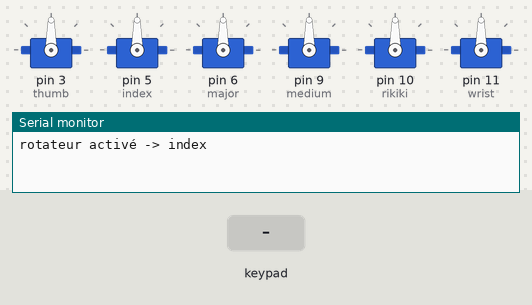
This sketch was run on a simulated Arduino Uno, built with avr-gcc and run on an emulated ATmega328P. Shown: 6 × servo, the last lines printed to the serial monitor. Inputs (shaded band) come from the test bench.

Above: at 1.2 s.
1.3 s: key 'U' pressed
At 2.1 s:
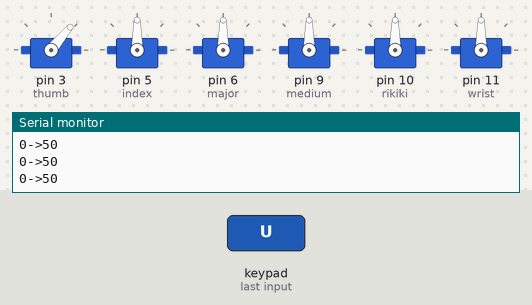
2.9 s: key 'D' pressed
At 4.2 s:
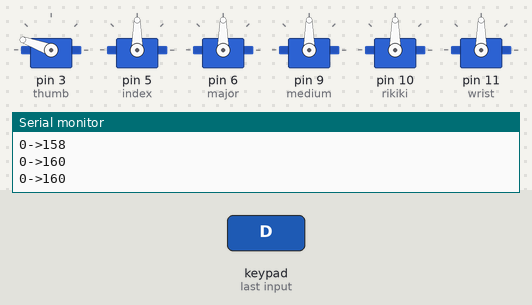
4.8 s: key 'L' pressed
At 5.7 s:
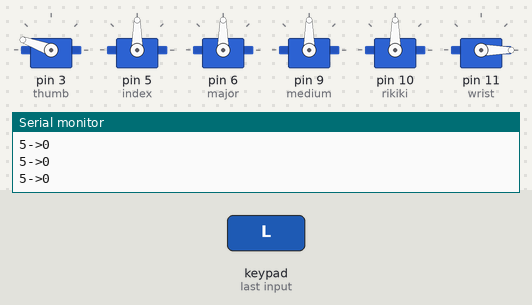
6.3 s: key 'U' pressed
At 7.8 s:
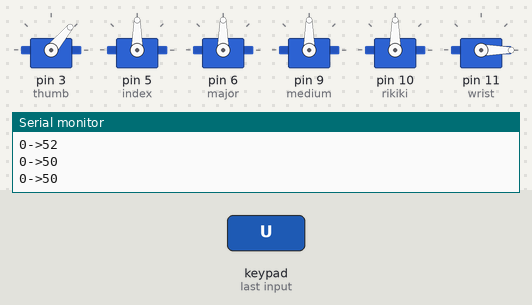
Timing chart, 0 to 9.1 s (numbered marks = the images above; inputs shaded):
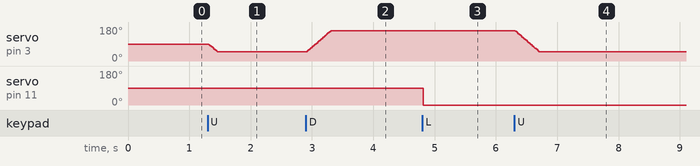

Measured:
- after the input at 1.3 s, servo on pin 3 (thumb): 90° → 50° at once
- after the input at 2.9 s, servo on pin 3 (thumb): moves from 50° to 160° over 0.38 s, starting at once
- after the input at 4.8 s, servo on pin 11 (wrist): 90° → 0° at once
- after the input at 6.3 s, servo on pin 3 (thumb): moves from 160° to 50° over 0.38 s, starting at once

The sketch:

inMoov_hand_nunchuk.ino
```cpp
//Librairies indispensables
#include <Nunchuk.h>
#include <Servo.h>
#include <Wire.h>

//Construction des objets Servo => fonctions de la main => index dans le tableau
Servo thumb; //le pouce => 0
Servo index; //l'index => 1
Servo major; //le majeur => 2
Servo medium;//l'annulaire => 3
Servo rikiki;//l'auriculaire => 4
Servo wrist;//le poignet => 5 et géré par X

String finger_name[5] = {"pouce","index","majeur","annulaire","auriculaire"};
//Définitions des valeurs initiales
///////////////////////////////////
int finger_min[5] = {50,30,15,10,70};
int finger_max[5] = {160,160,170,130,165};
int finger_rest[5] = {90,90,90,90,90};
//sens de fonctionnement des servos 0=normal 1=reverse
int finger_rev[5] = {1,1,1,1,1};

//vitesse des servos : entre 1 (lent) à 10 (rapide) ; 3 est une bonne valeur à priori
int servo_speed = 3 ;

//gestion du 'rotateur' pour les doigts : à chaque appui sur Z on change de doigt
int finger = 0; //le pouce est le doigt activé au démarrage
int reAct = 1 ; //on positionne le reAct prêt à détecter un passage de Z à 1

//le poignet est au repos à mi-course
int wrist_rest = 90;
int wrist_min = 0;
int wrist_max = 180;
int wrist_rev = 0;

// SETUP ********************
void setup() {
// attacher les servos
thumb.attach(3);
index.attach(5);
major.attach(6);
medium.attach(9);
rikiki.attach(10);
wrist.attach(11);

////position de repos
thumb.write(finger_rest[0]);
index.write(finger_rest[1]);
major.write(finger_rest[2]);
medium.write(finger_rest[3]);
rikiki.write(finger_rest[4]);
wrist.write(wrist_rest);


Serial.begin(9600);
Wire.begin();
nunchuk_init();
}

// LOOP *********************************
void loop() {
  //lecture des infos du nunchuk
  if (nunchuk_read()){
        int x = nunchuk_joystickX();    //joystick X position
        int y = nunchuk_joystickY();    //joystick Y position
         boolean z = nunchuk_buttonZ();  //z button status
         boolean c = nunchuk_buttonC();  //c button status
        delay(10);
        rotator(c,z); //écoute Z et C pour rotation de doigts
        int activeFinger = getActiveFinger(finger); //doigt actif
        //on travaille sur Y pour ouvrir ou fermer un doigt
        if (y > 40 || y < -40) {
          int rest = moveDevice (activeFinger,
                   finger_rest[activeFinger],
                   finger_max[activeFinger],
                   finger_min[activeFinger],
                   finger_rev[activeFinger],
                   servo_speed,
                   y);

          finger_rest[activeFinger] = rest;
        }
        //on travaille sur X pour tourner le poignet
        if (x > 40 || x < -40) {
          int rest = moveDevice (5,
                   finger_rest[wrist_rest],
                   finger_max[wrist_max],
                   finger_min[wrist_min],
                   finger_rev[wrist_rev],
                   servo_speed,
                   x);

          wrist_rest = rest ;
        }

        }
  }

int moveDevice (int device, int dev_rest, int dev_max, int dev_min, int dev_rev, int servo_speed, int value){
  if (value > 0) {

    if (dev_rev == 0) { //si le device est inversé on décrémente
      dev_rest += servo_speed;
    }
    else {
      dev_rest -= servo_speed;
    }


    if (dev_rest > dev_max) {dev_rest = dev_max ;} // ne pas dépasser les valeurs limites !!
    else if (dev_rest < dev_min) {dev_rest = dev_min ;}


    switch (device){
        case 0:
        Serial.println(String(device) + "->" + String(dev_rest));
        thumb.write(dev_rest);
        break;
        case 1:
        Serial.println(String(device) + "->" + String(dev_rest));
        index.write(dev_rest);
        break;
        case 2:
        Serial.println(String(device) + "->" + String(dev_rest));
        major.write(dev_rest);
        break;
        case 3:
        Serial.println(String(device) + "->" + String(dev_rest));
        medium.write(dev_rest);
        break;
        case 4:
        Serial.println(String(device) + "->" + String(dev_rest));
        rikiki.write(dev_rest);
        break;
        case 5:
        Serial.println(String(device) + "->" + String(dev_rest));
        wrist.write(dev_rest);
        break;
    }
  }
  if (value < 0) {

        if (dev_rev == 0) { //si le device est inversé on incrémente
      dev_rest -= servo_speed;
    }
    else {
      dev_rest += servo_speed;
    }

    if (dev_rest > dev_max) {dev_rest = dev_max ;} // ne pas dépasser les valeurs limites !!
    else if (dev_rest < dev_min) {dev_rest = dev_min ;}

    switch (device){
        case 0:
        Serial.println(String(device) + "->" + String(dev_rest));
        thumb.write(dev_rest);
        break;
        case 1:
        Serial.println(String(device) + "->" + String(dev_rest));
        index.write(dev_rest);
        break;
        case 2:
        Serial.println(String(device) + "->" + String(dev_rest));
        major.write(dev_rest);
        break;
        case 3:
        Serial.println(String(device) + "->" + String(dev_rest));
        medium.write(dev_rest);
        break;
        case 4:
        Serial.println(String(device) + "->" + String(dev_rest));
        rikiki.write(dev_rest);
        break;
        case 5:
        Serial.println(String(device) + "->" + String(dev_rest));
        wrist.write(dev_rest);
        break;
    }
  }
  return dev_rest;
}


void printActiveFinger(int param){ //envoi un message sur serial précisant le doigt actif
  switch (param) {
    case 0:
      Serial.println("Pouce est actif");
    break;
    case 1:
      Serial.println("Index est actif");
    break;
    case 2:
      Serial.println("Majeur est actif");
    break;
    case 3:
      Serial.println("Annulaire est actif");
    break;
    case 4:
      Serial.println("Auriculaire est actif");
    break;
        }
}


void rotator(boolean c, boolean z){//gestion du rotateur de doigt, activé par Z
            if ( z == 1 && reAct == 0){
              //Serial.println(z);
              printActiveFinger(finger);
              delay(10);
              reAct = 1;
            }
            if ( z == 0 && reAct == 1){
              reAct = 0;
              finger += 1;
                  if (finger > 4)
                  {finger = 0;}
              Serial.print("rotateur activé -> ");
              Serial.println(finger_name[finger]);
            }
            if ( c == 1 && reAct == 0 ) {
              int active_finger = getActiveFinger(finger);
              printActiveFinger(active_finger);
              delay(10);}
}

int getActiveFinger (int finger){
  int active_finger = (finger - 1) ;
  if (active_finger < 0) {active_finger = 4;}
  return active_finger;
}
```
